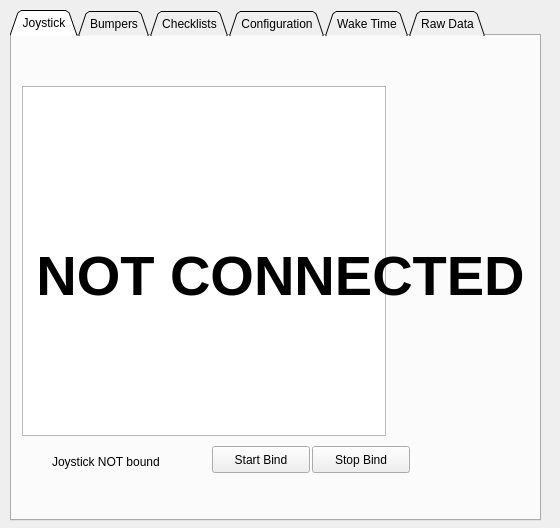
<?xml version="1.0" encoding="UTF-8"?>
<ui version="4.0">
 <class>Form</class>
 <widget class="QWidget" name="Form">
  <property name="geometry">
   <rect>
    <x>0</x>
    <y>0</y>
    <width>560</width>
    <height>528</height>
   </rect>
  </property>
  <property name="windowTitle">
   <string>Baxter Mobility Base Diagnostic GUI</string>
  </property>
  <widget class="QTabWidget" name="gui_tabs">
   <property name="geometry">
    <rect>
     <x>10</x>
     <y>10</y>
     <width>531</width>
     <height>511</height>
    </rect>
   </property>
   <property name="tabPosition">
    <enum>QTabWidget::North</enum>
   </property>
   <property name="tabShape">
    <enum>QTabWidget::Triangular</enum>
   </property>
   <property name="currentIndex">
    <number>0</number>
   </property>
   <widget class="QWidget" name="joystick_tab">
    <attribute name="title">
     <string>Joystick</string>
    </attribute>
    <widget class="QLabel" name="joystick_bind_lbl">
     <property name="geometry">
      <rect>
       <x>40</x>
       <y>410</y>
       <width>141</width>
       <height>31</height>
      </rect>
     </property>
     <property name="text">
      <string>Joystick NOT bound</string>
     </property>
    </widget>
    <widget class="QPushButton" name="stop_bind_btn">
     <property name="geometry">
      <rect>
       <x>300</x>
       <y>410</y>
       <width>98</width>
       <height>27</height>
      </rect>
     </property>
     <property name="text">
      <string>Stop Bind</string>
     </property>
    </widget>
    <widget class="QGraphicsView" name="joystickGraphicsView">
     <property name="geometry">
      <rect>
       <x>10</x>
       <y>50</y>
       <width>364</width>
       <height>350</height>
      </rect>
     </property>
     <property name="maximumSize">
      <size>
       <width>364</width>
       <height>350</height>
      </size>
     </property>
     <property name="contextMenuPolicy">
      <enum>Qt::NoContextMenu</enum>
     </property>
     <property name="acceptDrops">
      <bool>false</bool>
     </property>
     <property name="verticalScrollBarPolicy">
      <enum>Qt::ScrollBarAlwaysOff</enum>
     </property>
     <property name="horizontalScrollBarPolicy">
      <enum>Qt::ScrollBarAlwaysOff</enum>
     </property>
    </widget>
    <widget class="QPushButton" name="start_bind_btn">
     <property name="geometry">
      <rect>
       <x>200</x>
       <y>410</y>
       <width>98</width>
       <height>27</height>
      </rect>
     </property>
     <property name="text">
      <string>Start Bind</string>
     </property>
    </widget>
    <widget class="QLabel" name="joystick_bind_chk">
     <property name="geometry">
      <rect>
       <x>10</x>
       <y>410</y>
       <width>31</width>
       <height>31</height>
      </rect>
     </property>
     <property name="text">
      <string/>
     </property>
     <property name="pixmap">
      <pixmap>../images/checkmark.png</pixmap>
     </property>
    </widget>
    <widget class="QLabel" name="modeLabel">
     <property name="geometry">
      <rect>
       <x>20</x>
       <y>10</y>
       <width>231</width>
       <height>31</height>
      </rect>
     </property>
     <property name="font">
      <font>
       <pointsize>12</pointsize>
      </font>
     </property>
     <property name="text">
      <string/>
     </property>
    </widget>
   </widget>
   <widget class="QWidget" name="bumper_tab">
    <attribute name="title">
     <string>Bumpers</string>
    </attribute>
    <widget class="QGraphicsView" name="bumperGraphicsView">
     <property name="geometry">
      <rect>
       <x>20</x>
       <y>20</y>
       <width>364</width>
       <height>343</height>
      </rect>
     </property>
     <property name="maximumSize">
      <size>
       <width>364</width>
       <height>343</height>
      </size>
     </property>
     <property name="contextMenuPolicy">
      <enum>Qt::NoContextMenu</enum>
     </property>
     <property name="acceptDrops">
      <bool>false</bool>
     </property>
     <property name="verticalScrollBarPolicy">
      <enum>Qt::ScrollBarAlwaysOff</enum>
     </property>
     <property name="horizontalScrollBarPolicy">
      <enum>Qt::ScrollBarAlwaysOff</enum>
     </property>
    </widget>
   </widget>
   <widget class="QWidget" name="checklist_tab">
    <attribute name="title">
     <string>Checklists</string>
    </attribute>
    <widget class="QGroupBox" name="computer_control_group">
     <property name="geometry">
      <rect>
       <x>10</x>
       <y>220</y>
       <width>511</width>
       <height>211</height>
      </rect>
     </property>
     <property name="autoFillBackground">
      <bool>false</bool>
     </property>
     <property name="title">
      <string>Computer Control Checklist</string>
     </property>
     <widget class="QLabel" name="batt_comp_chk">
      <property name="geometry">
       <rect>
        <x>30</x>
        <y>50</y>
        <width>31</width>
        <height>31</height>
       </rect>
      </property>
      <property name="text">
       <string/>
      </property>
      <property name="pixmap">
       <pixmap>../images/checkmark.png</pixmap>
      </property>
     </widget>
     <widget class="QLabel" name="batt_comp_lbl">
      <property name="geometry">
       <rect>
        <x>60</x>
        <y>50</y>
        <width>361</width>
        <height>31</height>
       </rect>
      </property>
      <property name="text">
       <string>Battery state not critical or limp home</string>
      </property>
     </widget>
     <widget class="QLabel" name="disable_comp_lbl">
      <property name="geometry">
       <rect>
        <x>60</x>
        <y>80</y>
        <width>361</width>
        <height>31</height>
       </rect>
      </property>
      <property name="text">
       <string>Wireless E-stop disengaged</string>
      </property>
     </widget>
     <widget class="QLabel" name="disable_comp_chk">
      <property name="geometry">
       <rect>
        <x>30</x>
        <y>80</y>
        <width>31</width>
        <height>31</height>
       </rect>
      </property>
      <property name="text">
       <string/>
      </property>
      <property name="pixmap">
       <pixmap>../images/checkmark.png</pixmap>
      </property>
     </widget>
     <widget class="QLabel" name="joystick_comp_lbl">
      <property name="geometry">
       <rect>
        <x>60</x>
        <y>110</y>
        <width>361</width>
        <height>31</height>
       </rect>
      </property>
      <property name="text">
       <string>Joystick set to computer (Gear switch set to 0)</string>
      </property>
     </widget>
     <widget class="QLabel" name="suppress_comp_chk">
      <property name="geometry">
       <rect>
        <x>30</x>
        <y>140</y>
        <width>31</width>
        <height>31</height>
       </rect>
      </property>
      <property name="text">
       <string/>
      </property>
      <property name="pixmap">
       <pixmap>../images/checkmark.png</pixmap>
      </property>
     </widget>
     <widget class="QLabel" name="suppress_comp_lbl">
      <property name="geometry">
       <rect>
        <x>60</x>
        <y>140</y>
        <width>521</width>
        <height>31</height>
       </rect>
      </property>
      <property name="text">
       <string>'/mobility_base/suppress_wireless' topic being published (at 10 Hz)</string>
      </property>
     </widget>
     <widget class="QLabel" name="cmd_comp_chk">
      <property name="geometry">
       <rect>
        <x>30</x>
        <y>170</y>
        <width>31</width>
        <height>31</height>
       </rect>
      </property>
      <property name="text">
       <string/>
      </property>
      <property name="pixmap">
       <pixmap>../images/checkmark.png</pixmap>
      </property>
     </widget>
     <widget class="QLabel" name="cmd_comp_lbl">
      <property name="geometry">
       <rect>
        <x>60</x>
        <y>170</y>
        <width>491</width>
        <height>31</height>
       </rect>
      </property>
      <property name="text">
       <string>Twist message published on '/mobility_base/cmd_vel' ( &gt; 5 Hz)</string>
      </property>
     </widget>
     <widget class="QLabel" name="joystick_comp_chk">
      <property name="geometry">
       <rect>
        <x>30</x>
        <y>110</y>
        <width>31</width>
        <height>31</height>
       </rect>
      </property>
      <property name="text">
       <string/>
      </property>
      <property name="pixmap">
       <pixmap>../images/checkmark.png</pixmap>
      </property>
     </widget>
     <widget class="QLabel" name="estop_comp_lbl">
      <property name="geometry">
       <rect>
        <x>60</x>
        <y>20</y>
        <width>361</width>
        <height>31</height>
       </rect>
      </property>
      <property name="text">
       <string>Wired E-stop disengaged</string>
      </property>
     </widget>
     <widget class="QLabel" name="estop_comp_chk">
      <property name="geometry">
       <rect>
        <x>30</x>
        <y>20</y>
        <width>31</width>
        <height>31</height>
       </rect>
      </property>
      <property name="text">
       <string/>
      </property>
      <property name="pixmap">
       <pixmap>../images/checkmark.png</pixmap>
      </property>
     </widget>
    </widget>
    <widget class="QGroupBox" name="manual_control_group">
     <property name="geometry">
      <rect>
       <x>10</x>
       <y>10</y>
       <width>501</width>
       <height>171</height>
      </rect>
     </property>
     <property name="title">
      <string>Manual Control Checklist</string>
     </property>
     <property name="flat">
      <bool>false</bool>
     </property>
     <widget class="QLabel" name="suppress_man_chk">
      <property name="geometry">
       <rect>
        <x>30</x>
        <y>140</y>
        <width>31</width>
        <height>31</height>
       </rect>
      </property>
      <property name="text">
       <string/>
      </property>
      <property name="pixmap">
       <pixmap>../images/checkmark.png</pixmap>
      </property>
     </widget>
     <widget class="QLabel" name="suppress_man_lbl">
      <property name="geometry">
       <rect>
        <x>60</x>
        <y>140</y>
        <width>381</width>
        <height>31</height>
       </rect>
      </property>
      <property name="text">
       <string>'/mobility_base/suppress_wireless' topic not published</string>
      </property>
     </widget>
     <widget class="QLabel" name="batt_man_chk">
      <property name="geometry">
       <rect>
        <x>30</x>
        <y>50</y>
        <width>31</width>
        <height>31</height>
       </rect>
      </property>
      <property name="text">
       <string/>
      </property>
      <property name="pixmap">
       <pixmap>../images/checkmark.png</pixmap>
      </property>
     </widget>
     <widget class="QLabel" name="disable_man_lbl">
      <property name="geometry">
       <rect>
        <x>60</x>
        <y>80</y>
        <width>361</width>
        <height>31</height>
       </rect>
      </property>
      <property name="text">
       <string>Wireless E-stop disengaged</string>
      </property>
     </widget>
     <widget class="QLabel" name="joystick_man_lbl">
      <property name="geometry">
       <rect>
        <x>60</x>
        <y>110</y>
        <width>361</width>
        <height>31</height>
       </rect>
      </property>
      <property name="text">
       <string>Joystick set to manual (Gear switch set to 1)</string>
      </property>
     </widget>
     <widget class="QLabel" name="batt_man_lbl">
      <property name="geometry">
       <rect>
        <x>60</x>
        <y>50</y>
        <width>361</width>
        <height>31</height>
       </rect>
      </property>
      <property name="text">
       <string>Battery state not critical</string>
      </property>
     </widget>
     <widget class="QLabel" name="joystick_man_chk">
      <property name="geometry">
       <rect>
        <x>30</x>
        <y>110</y>
        <width>31</width>
        <height>31</height>
       </rect>
      </property>
      <property name="text">
       <string/>
      </property>
      <property name="pixmap">
       <pixmap>../images/checkmark.png</pixmap>
      </property>
     </widget>
     <widget class="QLabel" name="disable_man_chk">
      <property name="geometry">
       <rect>
        <x>30</x>
        <y>80</y>
        <width>31</width>
        <height>31</height>
       </rect>
      </property>
      <property name="text">
       <string/>
      </property>
      <property name="pixmap">
       <pixmap>../images/checkmark.png</pixmap>
      </property>
     </widget>
     <widget class="QLabel" name="estop_man_lbl">
      <property name="geometry">
       <rect>
        <x>60</x>
        <y>20</y>
        <width>361</width>
        <height>31</height>
       </rect>
      </property>
      <property name="text">
       <string>Wired E-stop disengaged</string>
      </property>
     </widget>
     <widget class="QLabel" name="estop_man_chk">
      <property name="geometry">
       <rect>
        <x>30</x>
        <y>20</y>
        <width>31</width>
        <height>31</height>
       </rect>
      </property>
      <property name="text">
       <string/>
      </property>
      <property name="pixmap">
       <pixmap>../images/checkmark.png</pixmap>
      </property>
     </widget>
    </widget>
   </widget>
   <widget class="QWidget" name="config_tab">
    <attribute name="title">
     <string>Configuration</string>
    </attribute>
    <widget class="QFrame" name="gyro_cal_frame">
     <property name="geometry">
      <rect>
       <x>10</x>
       <y>10</y>
       <width>281</width>
       <height>111</height>
      </rect>
     </property>
     <property name="frameShape">
      <enum>QFrame::StyledPanel</enum>
     </property>
     <property name="frameShadow">
      <enum>QFrame::Raised</enum>
     </property>
     <widget class="QLabel" name="label_3">
      <property name="geometry">
       <rect>
        <x>30</x>
        <y>10</y>
        <width>261</width>
        <height>20</height>
       </rect>
      </property>
      <property name="font">
       <font>
        <weight>75</weight>
        <bold>true</bold>
       </font>
      </property>
      <property name="text">
       <string>Gyro Calibration</string>
      </property>
     </widget>
     <widget class="QLabel" name="gyro_cal_chk">
      <property name="geometry">
       <rect>
        <x>10</x>
        <y>30</y>
        <width>31</width>
        <height>31</height>
       </rect>
      </property>
      <property name="text">
       <string/>
      </property>
      <property name="pixmap">
       <pixmap>../images/checkmark.png</pixmap>
      </property>
     </widget>
     <widget class="QLabel" name="gyro_cal_lbl">
      <property name="geometry">
       <rect>
        <x>40</x>
        <y>30</y>
        <width>141</width>
        <height>31</height>
       </rect>
      </property>
      <property name="text">
       <string>Gyro NOT calibrated</string>
      </property>
     </widget>
     <widget class="QPushButton" name="gyro_cal_btn">
      <property name="geometry">
       <rect>
        <x>20</x>
        <y>70</y>
        <width>81</width>
        <height>27</height>
       </rect>
      </property>
      <property name="text">
       <string>Calibrate</string>
      </property>
     </widget>
     <widget class="QLabel" name="gyro_x_lbl">
      <property name="geometry">
       <rect>
        <x>200</x>
        <y>10</y>
        <width>71</width>
        <height>31</height>
       </rect>
      </property>
      <property name="text">
       <string>x: -0.0000</string>
      </property>
     </widget>
     <widget class="QLabel" name="gyro_y_lbl">
      <property name="geometry">
       <rect>
        <x>200</x>
        <y>40</y>
        <width>71</width>
        <height>31</height>
       </rect>
      </property>
      <property name="text">
       <string>y: -0.0000</string>
      </property>
     </widget>
     <widget class="QLabel" name="gyro_z_lbl">
      <property name="geometry">
       <rect>
        <x>200</x>
        <y>70</y>
        <width>71</width>
        <height>31</height>
       </rect>
      </property>
      <property name="text">
       <string>z: -0.0000</string>
      </property>
     </widget>
     <widget class="QPushButton" name="clear_cal_btn">
      <property name="geometry">
       <rect>
        <x>110</x>
        <y>70</y>
        <width>51</width>
        <height>27</height>
       </rect>
      </property>
      <property name="text">
       <string>Clear</string>
      </property>
     </widget>
    </widget>
    <widget class="QFrame" name="max_speed_frame">
     <property name="geometry">
      <rect>
       <x>10</x>
       <y>130</y>
       <width>281</width>
       <height>191</height>
      </rect>
     </property>
     <property name="frameShape">
      <enum>QFrame::StyledPanel</enum>
     </property>
     <property name="frameShadow">
      <enum>QFrame::Raised</enum>
     </property>
     <widget class="QLabel" name="label_5">
      <property name="geometry">
       <rect>
        <x>30</x>
        <y>10</y>
        <width>261</width>
        <height>20</height>
       </rect>
      </property>
      <property name="font">
       <font>
        <weight>75</weight>
        <bold>true</bold>
       </font>
      </property>
      <property name="text">
       <string>Max Speed Configuration</string>
      </property>
     </widget>
     <widget class="QLabel" name="label_6">
      <property name="geometry">
       <rect>
        <x>40</x>
        <y>30</y>
        <width>141</width>
        <height>31</height>
       </rect>
      </property>
      <property name="text">
       <string>Current max linear:</string>
      </property>
     </widget>
     <widget class="QLineEdit" name="max_linear_txt">
      <property name="geometry">
       <rect>
        <x>100</x>
        <y>110</y>
        <width>51</width>
        <height>31</height>
       </rect>
      </property>
      <property name="text">
       <string>0.0</string>
      </property>
     </widget>
     <widget class="QPushButton" name="set_speed_btn">
      <property name="geometry">
       <rect>
        <x>160</x>
        <y>130</y>
        <width>51</width>
        <height>27</height>
       </rect>
      </property>
      <property name="text">
       <string>Set</string>
      </property>
     </widget>
     <widget class="QLabel" name="max_linear_lbl">
      <property name="geometry">
       <rect>
        <x>200</x>
        <y>30</y>
        <width>71</width>
        <height>31</height>
       </rect>
      </property>
      <property name="text">
       <string>Unlimited</string>
      </property>
     </widget>
     <widget class="QPushButton" name="clear_speed_btn">
      <property name="geometry">
       <rect>
        <x>220</x>
        <y>130</y>
        <width>51</width>
        <height>27</height>
       </rect>
      </property>
      <property name="text">
       <string>Clear</string>
      </property>
     </widget>
     <widget class="QLabel" name="label_8">
      <property name="geometry">
       <rect>
        <x>40</x>
        <y>60</y>
        <width>141</width>
        <height>31</height>
       </rect>
      </property>
      <property name="text">
       <string>Current max angular:</string>
      </property>
     </widget>
     <widget class="QLabel" name="max_angular_lbl">
      <property name="geometry">
       <rect>
        <x>200</x>
        <y>60</y>
        <width>71</width>
        <height>31</height>
       </rect>
      </property>
      <property name="text">
       <string>Unlimited</string>
      </property>
     </widget>
     <widget class="QLabel" name="label_9">
      <property name="geometry">
       <rect>
        <x>40</x>
        <y>110</y>
        <width>51</width>
        <height>31</height>
       </rect>
      </property>
      <property name="text">
       <string>Linear:</string>
      </property>
     </widget>
     <widget class="QLabel" name="label_10">
      <property name="geometry">
       <rect>
        <x>30</x>
        <y>150</y>
        <width>61</width>
        <height>31</height>
       </rect>
      </property>
      <property name="text">
       <string>Angular:</string>
      </property>
     </widget>
     <widget class="QLineEdit" name="max_angular_txt">
      <property name="geometry">
       <rect>
        <x>100</x>
        <y>150</y>
        <width>51</width>
        <height>31</height>
       </rect>
      </property>
      <property name="text">
       <string>0.0</string>
      </property>
     </widget>
    </widget>
   </widget>
   <widget class="QWidget" name="wake_time_tab">
    <attribute name="title">
     <string>Wake Time</string>
    </attribute>
    <widget class="QFrame" name="frame">
     <property name="geometry">
      <rect>
       <x>10</x>
       <y>10</y>
       <width>281</width>
       <height>261</height>
      </rect>
     </property>
     <property name="frameShape">
      <enum>QFrame::StyledPanel</enum>
     </property>
     <property name="frameShadow">
      <enum>QFrame::Raised</enum>
     </property>
     <widget class="QLabel" name="label_7">
      <property name="geometry">
       <rect>
        <x>30</x>
        <y>10</y>
        <width>261</width>
        <height>20</height>
       </rect>
      </property>
      <property name="font">
       <font>
        <weight>75</weight>
        <bold>true</bold>
       </font>
      </property>
      <property name="text">
       <string>Relative Wake Time</string>
      </property>
     </widget>
     <widget class="QLineEdit" name="wake_time_hours_txt">
      <property name="geometry">
       <rect>
        <x>80</x>
        <y>40</y>
        <width>51</width>
        <height>31</height>
       </rect>
      </property>
      <property name="text">
       <string>0</string>
      </property>
     </widget>
     <widget class="QPushButton" name="set_relative_wake_time_btn">
      <property name="geometry">
       <rect>
        <x>120</x>
        <y>100</y>
        <width>51</width>
        <height>27</height>
       </rect>
      </property>
      <property name="text">
       <string>Set</string>
      </property>
     </widget>
     <widget class="QLabel" name="label_12">
      <property name="geometry">
       <rect>
        <x>20</x>
        <y>200</y>
        <width>141</width>
        <height>31</height>
       </rect>
      </property>
      <property name="text">
       <string>Current wake time:</string>
      </property>
     </widget>
     <widget class="QLabel" name="wake_time_lbl">
      <property name="geometry">
       <rect>
        <x>20</x>
        <y>220</y>
        <width>251</width>
        <height>31</height>
       </rect>
      </property>
      <property name="text">
       <string/>
      </property>
     </widget>
     <widget class="QLabel" name="label_13">
      <property name="geometry">
       <rect>
        <x>90</x>
        <y>70</y>
        <width>51</width>
        <height>31</height>
       </rect>
      </property>
      <property name="text">
       <string>hours</string>
      </property>
     </widget>
     <widget class="QLineEdit" name="wake_time_minutes_txt">
      <property name="geometry">
       <rect>
        <x>150</x>
        <y>40</y>
        <width>51</width>
        <height>31</height>
       </rect>
      </property>
      <property name="text">
       <string>0</string>
      </property>
     </widget>
     <widget class="QLabel" name="label_14">
      <property name="geometry">
       <rect>
        <x>150</x>
        <y>70</y>
        <width>61</width>
        <height>31</height>
       </rect>
      </property>
      <property name="text">
       <string>minutes</string>
      </property>
     </widget>
     <widget class="QLabel" name="label_15">
      <property name="geometry">
       <rect>
        <x>220</x>
        <y>70</y>
        <width>61</width>
        <height>31</height>
       </rect>
      </property>
      <property name="text">
       <string>seconds</string>
      </property>
     </widget>
     <widget class="QLineEdit" name="wake_time_secs_txt">
      <property name="geometry">
       <rect>
        <x>220</x>
        <y>40</y>
        <width>51</width>
        <height>31</height>
       </rect>
      </property>
      <property name="text">
       <string>0</string>
      </property>
     </widget>
     <widget class="QLineEdit" name="wake_time_days_txt">
      <property name="geometry">
       <rect>
        <x>10</x>
        <y>40</y>
        <width>51</width>
        <height>31</height>
       </rect>
      </property>
      <property name="text">
       <string>0</string>
      </property>
     </widget>
     <widget class="QLabel" name="label_16">
      <property name="geometry">
       <rect>
        <x>20</x>
        <y>70</y>
        <width>51</width>
        <height>31</height>
       </rect>
      </property>
      <property name="text">
       <string>days</string>
      </property>
     </widget>
     <widget class="QDateTimeEdit" name="absolute_wake_time_obj">
      <property name="geometry">
       <rect>
        <x>10</x>
        <y>170</y>
        <width>191</width>
        <height>27</height>
       </rect>
      </property>
      <property name="displayFormat">
       <string>M/d/yyyy,   HH:mm</string>
      </property>
      <property name="calendarPopup">
       <bool>true</bool>
      </property>
     </widget>
     <widget class="QLabel" name="label_11">
      <property name="geometry">
       <rect>
        <x>30</x>
        <y>140</y>
        <width>231</width>
        <height>20</height>
       </rect>
      </property>
      <property name="font">
       <font>
        <weight>75</weight>
        <bold>true</bold>
       </font>
      </property>
      <property name="text">
       <string>Absolute Wake Time</string>
      </property>
     </widget>
     <widget class="QPushButton" name="set_absolute_wake_time_btn">
      <property name="geometry">
       <rect>
        <x>210</x>
        <y>170</y>
        <width>51</width>
        <height>27</height>
       </rect>
      </property>
      <property name="text">
       <string>Set</string>
      </property>
     </widget>
     <widget class="QPushButton" name="clear_wake_time_btn">
      <property name="geometry">
       <rect>
        <x>180</x>
        <y>220</y>
        <width>51</width>
        <height>27</height>
       </rect>
      </property>
      <property name="text">
       <string>Clear</string>
      </property>
     </widget>
    </widget>
   </widget>
   <widget class="QWidget" name="raw_data_tab">
    <attribute name="title">
     <string>Raw Data</string>
    </attribute>
   </widget>
  </widget>
  <widget class="QLabel" name="disconnected_lbl">
   <property name="geometry">
    <rect>
     <x>10</x>
     <y>40</y>
     <width>541</width>
     <height>471</height>
    </rect>
   </property>
   <property name="font">
    <font>
     <pointsize>42</pointsize>
     <weight>75</weight>
     <bold>true</bold>
    </font>
   </property>
   <property name="text">
    <string>NOT CONNECTED</string>
   </property>
   <property name="alignment">
    <set>Qt::AlignCenter</set>
   </property>
  </widget>
 </widget>
 <resources/>
 <connections/>
</ui>
